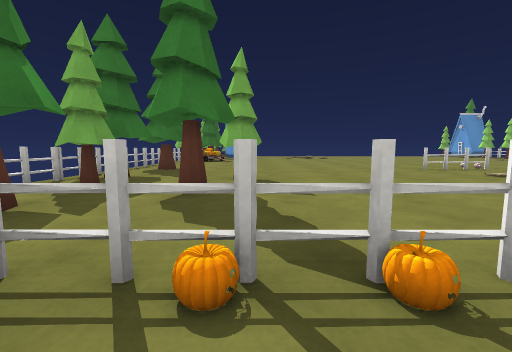
View 1 (above)

24 first-person views from a walk through a Unity game level. The camera is 0.64 m above the floor, tilts 6° down and sees 90° across. The floor is counted in squares, 1 m on a side. Each view is taken from the middle of a square. On the plan, view 1 faces up. The plan holds only what a view shows up to about 9 squares ahead; the rest is blank. Surface patterns are stand-ins for the level's own textures.

View 2
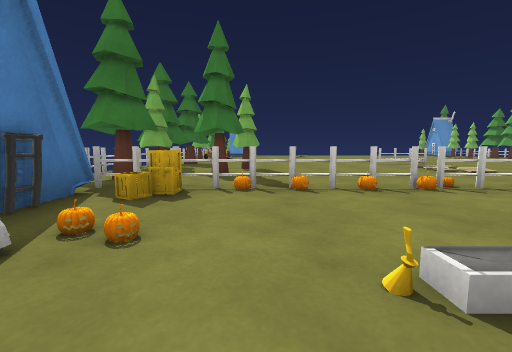

View 3
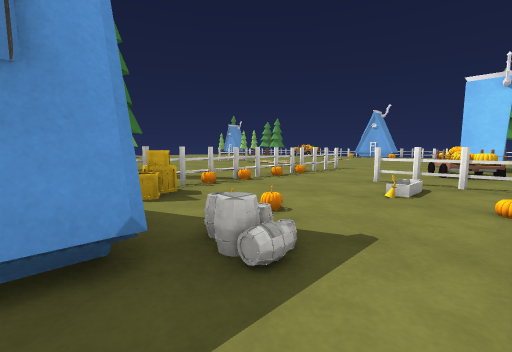

View 4
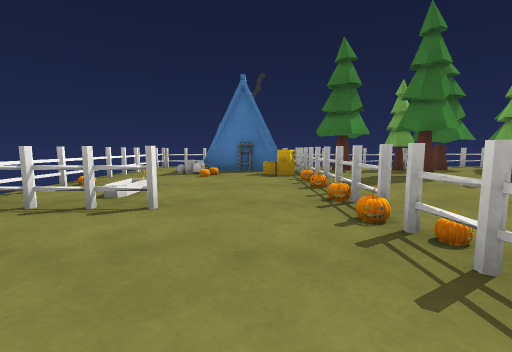

View 5
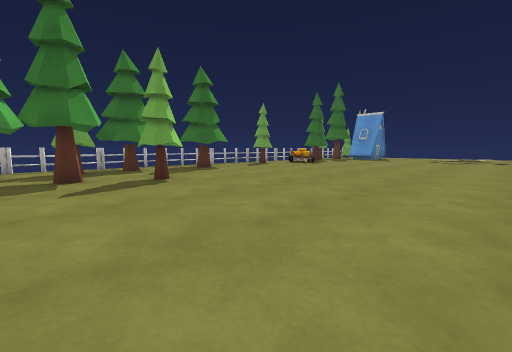

View 6
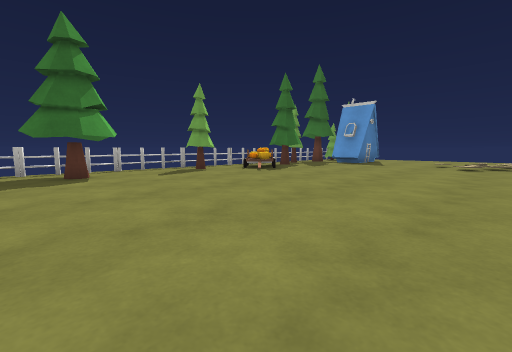

View 7
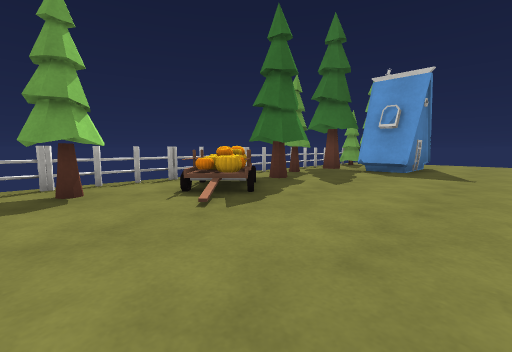

View 8
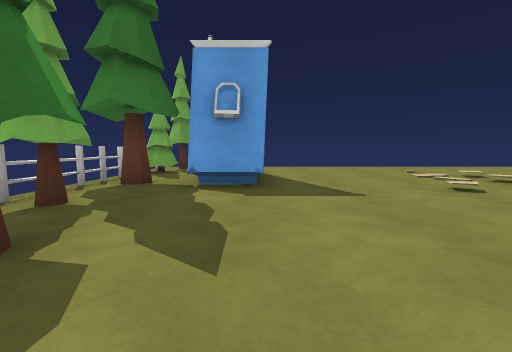

View 9
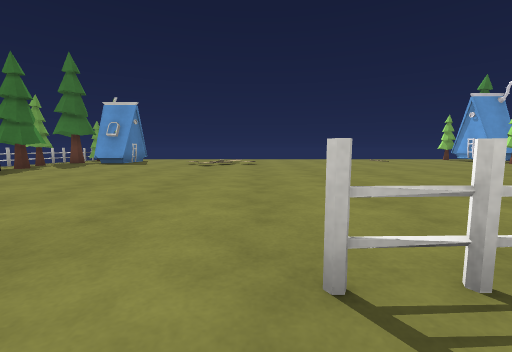

View 10
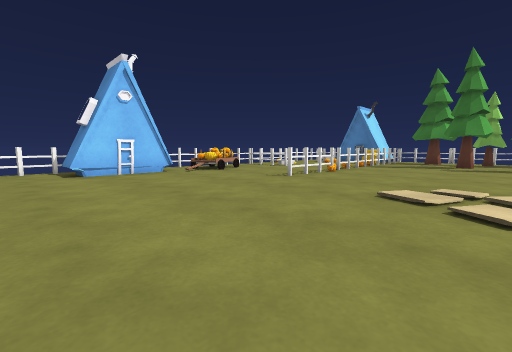

View 11
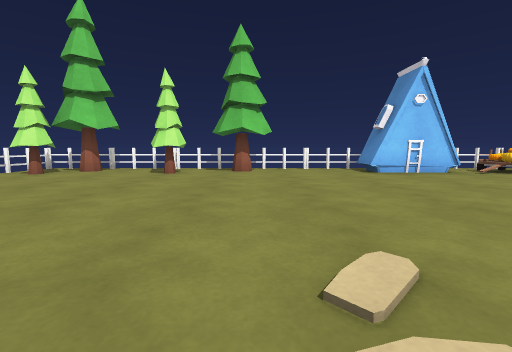

View 12
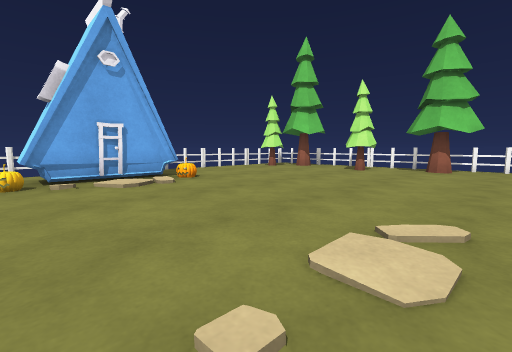

View 13
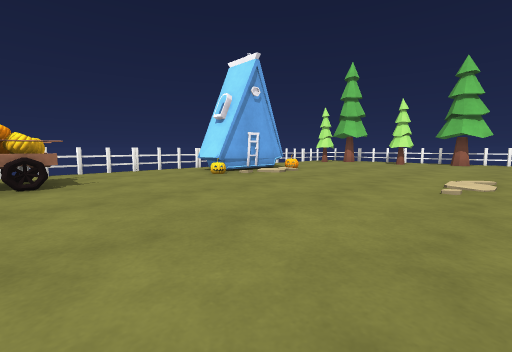

View 14
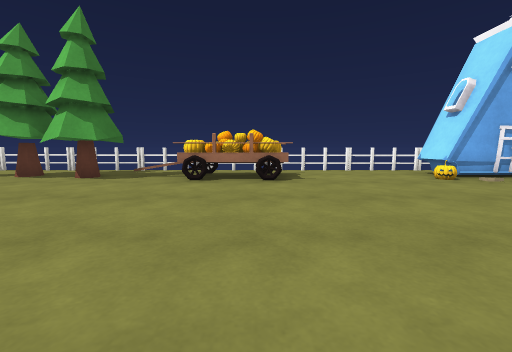

View 15
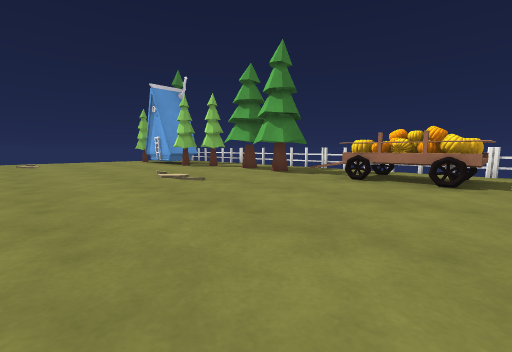

View 16
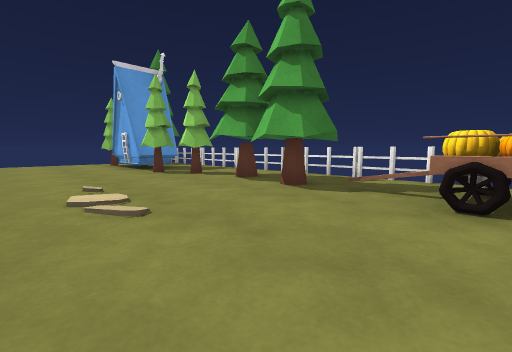

View 17
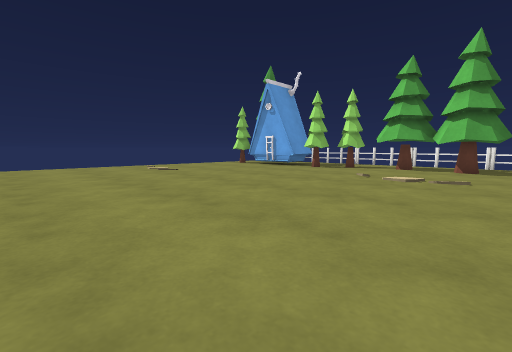

View 18
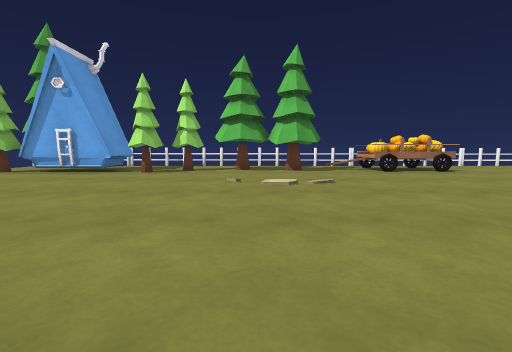

View 19
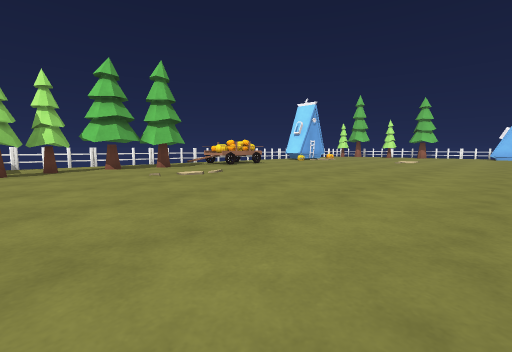

View 20
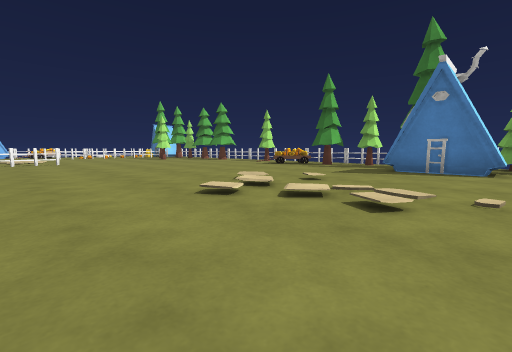

View 21
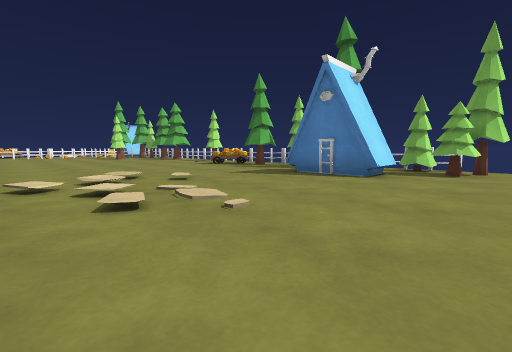

View 22
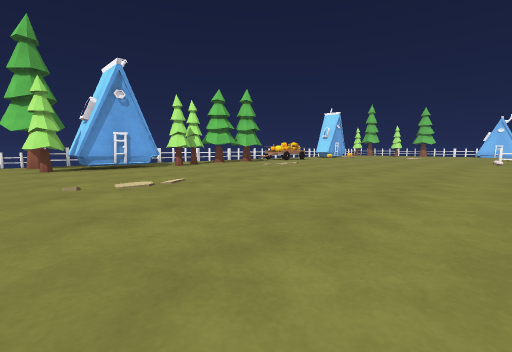

View 23
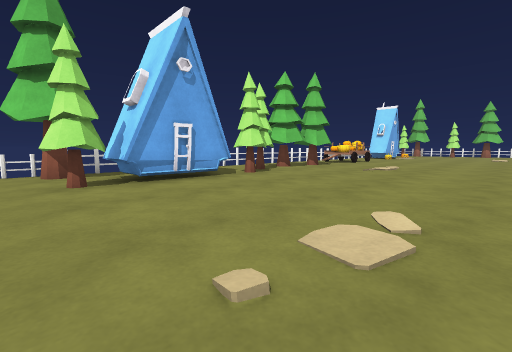

View 24
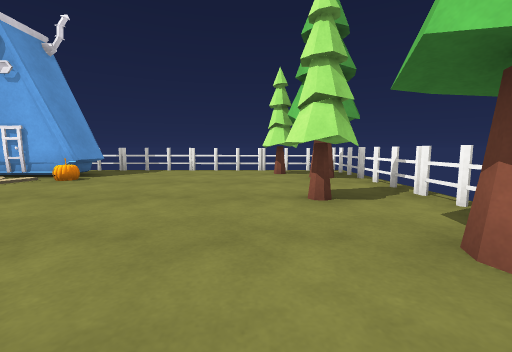

### Floor plan
Key: @ floor where view 1 was taken; # wall or solid block; x gap in a wall; . main floor; : floor 0.05 m higher than the main floor; / step, stairs or slope; = window, fence, low wall or low ledge; T thing the floor can be seen under or through; O other object.
Columns run from 4 left of view 1 to 19 right of it. Each row starts with its distance up from view 1.
 23 OO.....................
 22 #OO.................O.O#
 21 OO##.../............#O #
 20 # ##...//...........#
 19 #O##...:/...........OO
 18 #....././/..........OO #
 17 #O...../.............O #
 16 #O...................OO#
 15 #OO..................OO#
 14 #OO.................OO.#
 13 #OO..................O.#
 12 #O...................O.=
 11 #O..................OO.=
 10 =...................OO.#
  9 #O...................O.#
  8 #OO.......#=...........=
  7 #............. ........#
  6 #O..O.....:..  ......O.=
  5 #O.OO.....::.........#O#
  4 #O.O......:.........:#O#
  3 #O..................=OO#
  2 x......................x
  1  ##=TT=x##.............
  0  ##.@..................
 -1 ###...................O#
 -2  .=..=#.OO.O#O....OO.OO#
 -3  ....##.O..O O..O....O##
 -4 ######   ##   #######

Where each view was taken, in squares from view 1:
view 1: 0 up, 0 right, facing up
view 2: 3 down, 0 right, facing up
view 3: 3 down, 3 left, facing up-right
view 4: 0 up, 5 right, facing left
view 5: 3 up, 5 right, facing up-left
view 6: 7 up, 4 right, facing up-left
view 7: 11 up, 1 right, facing up-left
view 8: 14 up, 1 left, facing up
view 9: 7 up, 5 right, facing up
view 10: 5 up, 10 right, facing down-left
view 11: 5 up, 12 right, facing down
view 12: 6 up, 11 right, facing down-right
view 13: 10 up, 11 right, facing down-right
view 14: 10 up, 11 right, facing right
view 15: 9 up, 11 right, facing up-right
view 16: 11 up, 13 right, facing up-right
view 17: 13 up, 8 right, facing up-right
view 18: 15 up, 9 right, facing right
view 19: 18 up, 8 right, facing down-right
view 20: 21 up, 7 right, facing down-left
view 21: 23 up, 5 right, facing down-left
view 22: 23 up, 7 right, facing down-right
view 23: 23 up, 11 right, facing down-right
view 24: 1 down, 11 right, facing right
